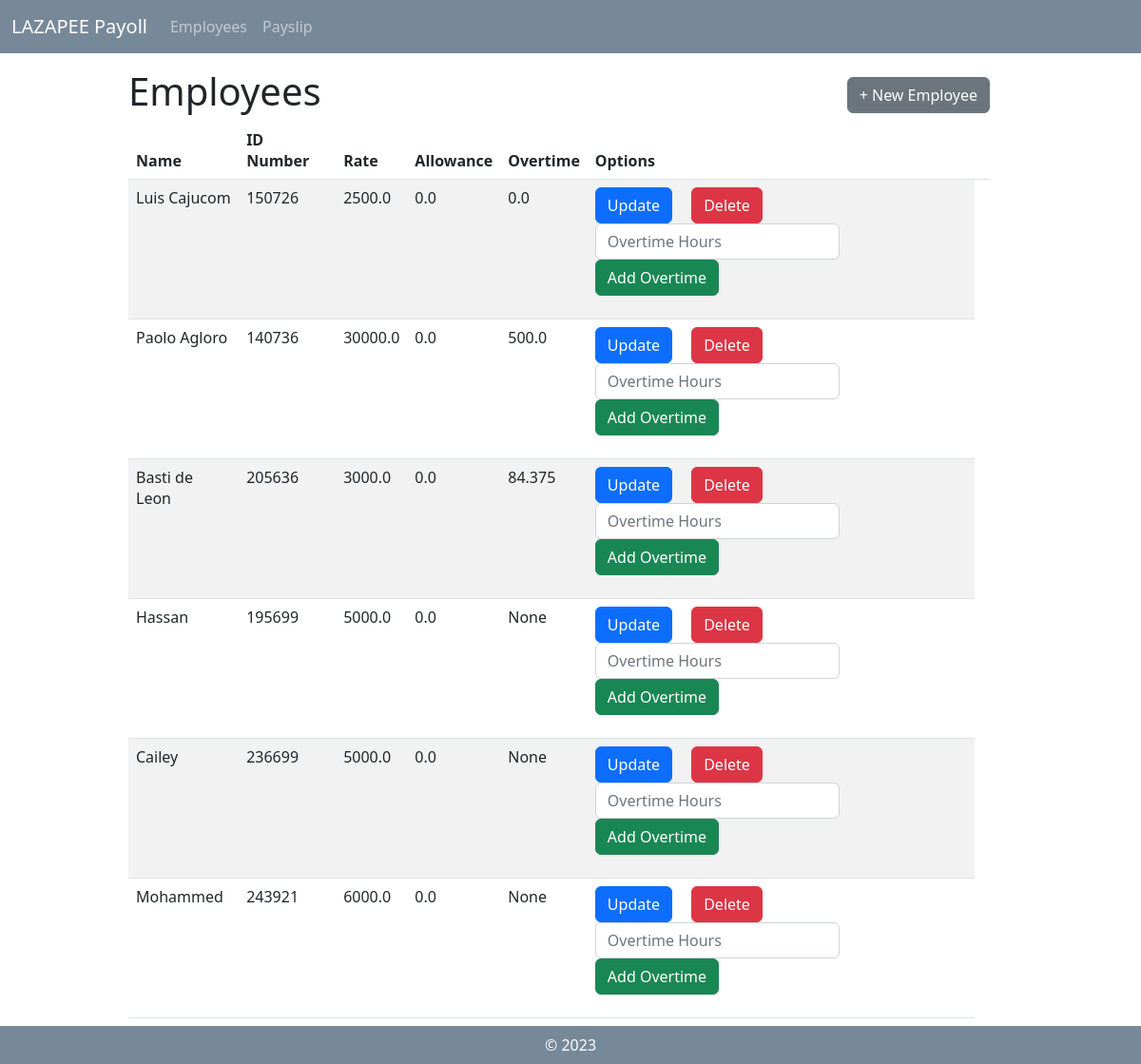
The app's page /, older data.
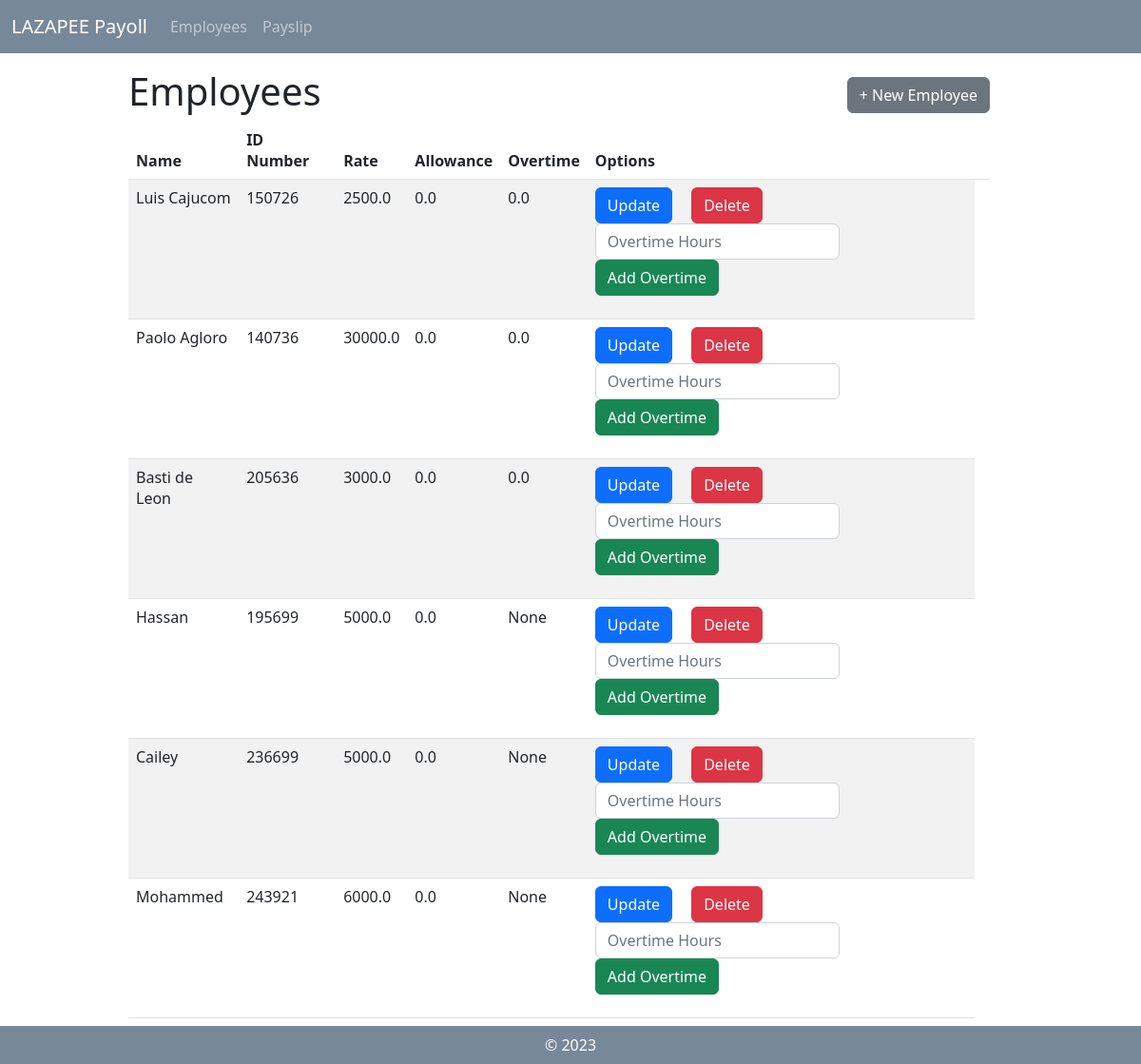
The same page, newer data.
### payroll_app/models.py (models this page shows, shortened)
class Employee(models.Model):
    name = models.CharField(max_length=255)
    id_number = models.CharField(max_length=20, unique=True)
    rate = models.FloatField()
    overtime_pay = models.FloatField(null = True, blank = True)
    allowance = models.FloatField(null = True, blank = True)

### payroll_app/views.py (the view)
# urls.py: path('', views.view_employee, name='view_employee'),
def view_employee(request):
        employee_objects = Employee.objects.all()
        return render(request, 'payroll_app/view_employee.html',{'employees':employee_objects})

### payroll_app/templates/payroll_app/view_employee.html
{% extends 'payroll_app/base.html' %}
{% load static %}
                {% block content %}
                <div class="row">
                    <div class="mx-auto col-10 col-md-10 col-lg-10 mt-3">
                        <div style="display: flex; align-items: center;">
                            <h1>Employees</h1>
                            <a type="button" class="btn btn-secondary" href="{% url 'create_employee'%}" style="margin-left: auto;">+ New Employee</a>
                        </div>
                        <div class="col-xs-1 center-block">
                            <table class="table table-striped mb-5">
                                <thead>
                                    <th scope="col"> Name </th>
                                    <th scope="col"> ID Number </th>
                                    <th scope="col"> Rate </th>
                                    <th scope="col"> Allowance </th>
                                    <th scope="col"> Overtime </th>
                                    <th scope="col"> Options </th>
                                    <th scope="col">  </th>
                                </thead>
                                <tbody>
                                    {% for d in employees %}
                                    <tr>
                                        <td> {{ d.name }} </td>
                                        <td> {{ d.id_number }} </td>
                                        <td> {{ d.rate }} </td>
                                        <td> {{ d.allowance }} </td>
                                        <td> {{ d.overtime_pay }} </td>
                                        <td>
                                            <form id="employee_update" method="POST" action="{% url 'calculate_overtimepay' pk=d.pk %}">{% csrf_token %}
                                                <div class="form-check-inline">
                                                    <a type="button" class="btn btn-primary" href="{% url 'update_employee' pk=d.pk %}">Update</a>
                                                </div>
                                                <div class="form-check-inline">
                                                    <a type="button" class="btn btn-danger" href="{% url 'delete_employee' pk=d.pk %}">Delete</a>
                                                </div>
                                                <br>
                                                <div class="form-check-inline">
                                                    <input type="number" class="form-control" id="overtime_hours" name="overtime_hours" placeholder="Overtime Hours">
                                                </div>
                                                <div class="form-check-inline">
                                                    <button type="submit" class="btn btn-Success">Add Overtime</button>
                                                </div>
                                            </form>
                                        </td>
                                    </tr>
                                    {% endfor %}
                                </tbody>
                            </table>
                        </div>
                    </div>
                </div>
                {% endblock %}

Row changes from the older to the newer data that the page shows:
changed Employee "Paolo Agloro": overtime_pay "500.0" → "0.0"
changed Employee "Basti de Leon": overtime_pay "84.375" → "0.0"
